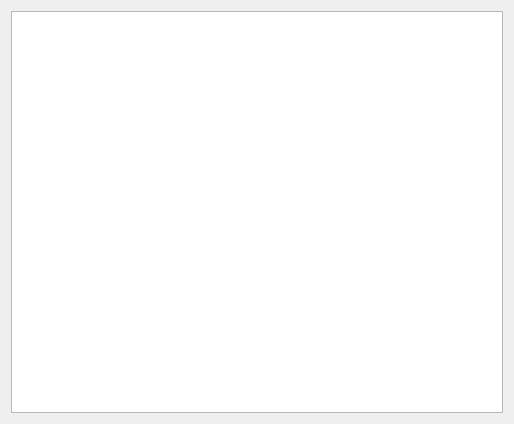
<?xml version="1.0" encoding="UTF-8"?>
<ui version="4.0">
 <class>form3</class>
 <widget class="QDialog" name="form3">
  <property name="geometry">
   <rect>
    <x>0</x>
    <y>0</y>
    <width>514</width>
    <height>424</height>
   </rect>
  </property>
  <property name="windowTitle">
   <string>Table</string>
  </property>
  <layout class="QHBoxLayout" name="horizontalLayout">
   <item>
    <widget class="QPlainTextEdit" name="plainTextEdit"/>
   </item>
  </layout>
 </widget>
 <resources/>
 <connections/>
</ui>
